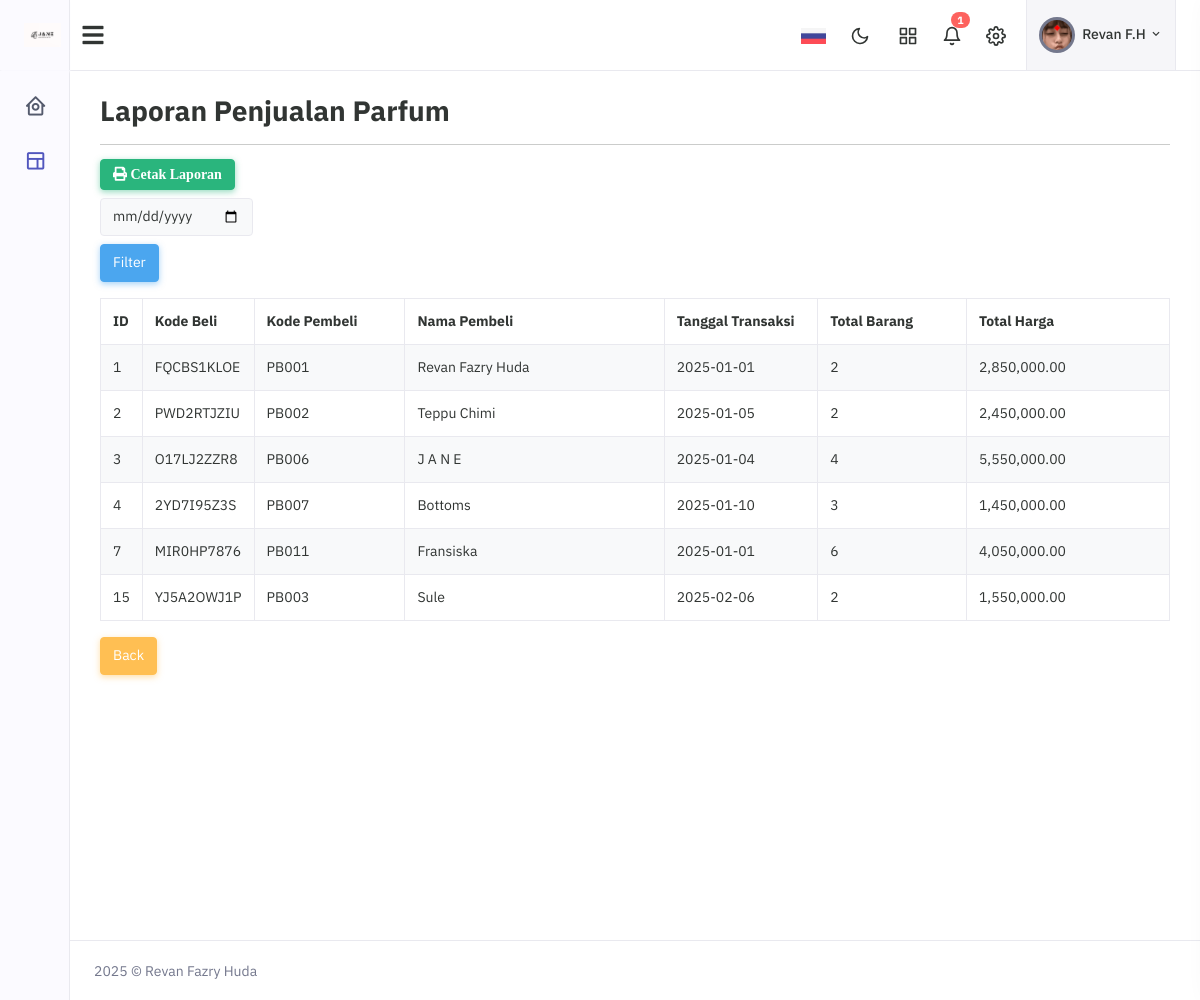
/transaksi/laporan.php, run on the app's committed database.
### tables this page shows
CREATE TABLE `transaksi` (
  `id` int NOT NULL,
  `kode_beli` varchar(10) NOT NULL,
  `kode_pembeli` varchar(30) NOT NULL,
  `tanggal_transaksi` date NOT NULL,
  `dibeli` tinyint(1) DEFAULT '0'
);

CREATE TABLE `pembeli` (
  `id` int NOT NULL,
  `kode_pembeli` varchar(10) NOT NULL,
  `nama_pembeli` varchar(50) NOT NULL,
  `jk` enum('L','P') NOT NULL,
  `alamat` varchar(50) NOT NULL,
  `telepon` varchar(13) NOT NULL
);

### db/database.php (called while the page is built, shortened)
<?php
class Database {
    private $pdo;
    public function __construct() {
        $dotenv = Dotenv\Dotenv::createImmutable(__DIR__ . "/..");
        $host = $_ENV["DB_HOST"];
        $dbname = $_ENV["DB_DATABASE"];
        $username = $_ENV["DB_USERNAME"];
        $password = $_ENV["DB_PASSWORD"];
        $charset = $_ENV["DB_CHARSET"];
    }
    private function connect($host, $dbname, $username, $password, $charset) {
        try {
            $this->pdo = new PDO("mysql:host={$host};dbname={$dbname};charset={$charset}", $username, $password);
            $this->pdo->setAttribute(PDO::ATTR_ERRMODE, PDO::ERRMODE_EXCEPTION);
        } catch (PDOException $e) {
            die("Database connection failed: " . $e->getMessage());
        }
    }
    public function query($sql, $params = []) {
        $stmt = $this->pdo->prepare($sql);
        if ($stmt) {
            $stmt->execute($params);
            return $stmt;
        } else {
            die("Error in query: " . print_r($this->pdo->errorInfo(), true));
        }
    }
    public function executeQuery($sql, $params = []) {
        try {
            $stmt = $this->pdo->prepare($sql);
            if ($stmt) {
                $stmt->execute($params);
                return $stmt;
            } else {
                die("Error in query: " . print_r($this->pdo->errorInfo(), true));
            }
        } catch (PDOException $e) {
            die("Database error: " . $e->getMessage());
        }
    }
}

### controllers/Transaksi.php (called while the page is built, shortened)
<?php
include_once('../models/TransaksiModel.php');
class TransaksiController
{
    private $model;
    public function __construct()
    {
        $this->model = new TransaksiModel();
    }
    public function getTransaksiList()
    {
        return $this->model->getTransaksiList();
    }
}

### models/TransaksiModel.php (called while the page is built, shortened)
<?php
include_once('../db/database.php');
class TransaksiModel
{
    private $db;
    public function __construct()
    {
        $this->db = new Database();
    }
    public function getTransaksiList()
    {
        $sql = 'SELECT t.id, t.kode_beli, t.kode_pembeli, P.nama_pembeli, t.tanggal_transaksi, t.dibeli
        FROM transaksi t  left Join pembeli P on (P.kode_pembeli = t.kode_pembeli) limit 100';
        return $this->db->query($sql)->fetchAll(PDO::FETCH_ASSOC);
    }
}

### controllers/Transaksidetail.php (called while the page is built, shortened)
<?php
include_once('../models/TransaksidetailModel.php');
class TransaksidetailController
{
    private $model;
    public function __construct()
    {
        $this->model = new TransaksidetailModel();
    }
    public function countTransaksidetail($id)
    {
        return $this->model->countTransaksidetail($id);
    }
    public function countTotalHarga($id)
    {
        return $this->model->countTotalHarga($id);
    }
}

### models/TransaksidetailModel.php (called while the page is built, shortened)
<?php
include_once('../db/database.php');
class TransaksidetailModel
{
    private $db;
    public function __construct()
    {
        $this->db = new Database();
    }
    public function countTransaksidetail($id)
    {
        $sql = "SELECT SUM(jumlah) as total FROM `transaksidetail` WHERE transaksi_id = :id";
        $params = array(":id" => $id);
        return $this->db->executeQuery($sql, $params)->fetchColumn();
    }
    public function countTotalHarga($id)
    {
        $sql = "SELECT SUM(p.harga) as total FROM `parfum` p
                JOIN `transaksidetail` td ON p.kode_parfum = td.kode_parfum
                WHERE td.transaksi_id = :id";
        $params = array(":id" => $id);
        $result = $this->db->executeQuery($sql, $params)->fetch(PDO::FETCH_ASSOC);
        return $result['total'] ?? 0;
    }
}

### transaksi/laporan.php (the view, shortened to what this page needs)
<?php
include("../controllers/Transaksi.php");
include("../controllers/Transaksidetail.php");
include("../lib/functions.php");
$obj = new TransaksiController();
$detail = new TransaksidetailController();
$rows = $obj->gettransaksiList();
?>
<div class="header icon-and-heading">
    <h2><strong>Laporan Penjualan Parfum</strong></h2>
</div>
<hr style="margin-bottom:-2px;"/>
<button id="downloadPDF" class="btn btn-success fa fa-print mt-3 mb-2"> Cetak Laporan</button>
<div style="display: flex; flex-wrap: wrap; align-items: center;  ">
    <form method="GET" action="laporan.php" class="form-inline">
        <input type="date" name="tanggal_transaksis" class="form-control mb-2" value="<?php echo isset($_GET['tanggal_transaksis']) ? $_GET['tanggal_transaksis'] : ''; ?>">
        <button type="submit" class="btn btn-info mb-3">Filter</button>
</div>
<table class="table table-bordered table-striped">
    <thead>
        <tr>
            <th>ID</th>
            <th>Kode Beli</th>
            <th width="180">Kode Pembeli</th>
            <th width="330">Nama Pembeli</th>
            <th width="180">Tanggal Transaksi</th>
            <th width="180">Total Barang</th>
            <th width="240">Total Harga</th>
        </tr>
    </thead>
    <tbody>
        <?php if (!empty($rows)): ?>
            <?php foreach ($rows as $row):
                $total = $detail->countTransaksidetail($row['id']);
                $totalHarga = $detail->countTotalHarga($row['id']);
            ?>
                <tr>
                    <td><?php echo htmlspecialchars($row["id"]); ?></td>
                    <td><?php echo htmlspecialchars($row["kode_beli"]); ?></td>
                    <td><?php echo htmlspecialchars($row["kode_pembeli"]); ?></td>
                    <td><?php echo htmlspecialchars($row["nama_pembeli"]); ?></td>
                    <td><?php echo htmlspecialchars($row["tanggal_transaksi"]); ?></td>
                    <td><?php echo htmlspecialchars($total); ?></td>
                    <td><?php echo number_format($totalHarga, 2); ?></td>
                </tr>
            <?php endforeach; ?>
        <?php else: ?>
            <tr>
                <td colspan="7" class="text-center">No data found</td>
            </tr>
        <?php endif; ?>
    </tbody>
</table>
<a href="http://localhost/project/transaksi/" class="btn btn-large btn-warning">Back</a>

### data on the page
transaksi: id "1", kode_beli "FQCBS1KLOE", kode_pembeli "PB001", pembeli.nama_pembeli "Revan Fazry Huda", tanggal_transaksi "2025-01-01", total "2", totalHarga "2,850,000.00"
transaksi: id "2", kode_beli "PWD2RTJZIU", kode_pembeli "PB002", pembeli.nama_pembeli "Teppu Chimi", tanggal_transaksi "2025-01-05", totalHarga "2,450,000.00"
transaksi: id "3", kode_beli "O17LJ2ZZR8", kode_pembeli "PB006", pembeli.nama_pembeli "J A N E", tanggal_transaksi "2025-01-04", total "4", totalHarga "5,550,000.00"
transaksi: id "4", kode_beli "2YD7I95Z3S", kode_pembeli "PB007", pembeli.nama_pembeli "Bottoms", tanggal_transaksi "2025-01-10", total "3", totalHarga "1,450,000.00"
transaksi: id "7", kode_beli "MIR0HP7876", kode_pembeli "PB011", pembeli.nama_pembeli "Fransiska", tanggal_transaksi "2025-01-01", total "6", totalHarga "4,050,000.00"
transaksi: id "15", kode_beli "YJ5A2OWJ1P", kode_pembeli "PB003", pembeli.nama_pembeli "Sule", tanggal_transaksi "2025-02-06", total "2", totalHarga "1,550,000.00"
